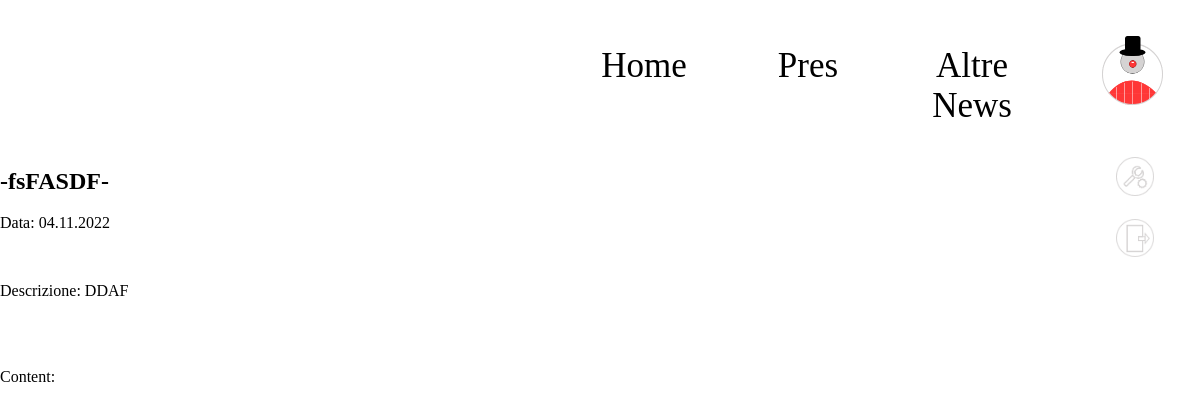
The app's page /pres/fsfasdf-q159c9 with its own data.
### blog/models.py (models this page shows, shortened)
class PresPost(db.Model):
    id = db.Column(db.Integer, primary_key=True)
    user_id = db.Column(db.Integer(), db.ForeignKey('user.id'), nullable=False)
    created_at = db.Column(db.DateTime, default=datetime.now)
    title = db.Column(db.String(120), nullable=False)
    slug = db.Column(db.String(250))
    description = db.Column(db.String(120))
    body1 = db.Column(db.Text, nullable=False)
    body2 = db.Column(db.Text)
    body3 = db.Column(db.Text)
    body4 = db.Column(db.Text)
    testimonial = db.Column(db.Text)
    testimonial2 = db.Column(db.Text)
    cover = db.Column(db.String(120))
    image1 = db.Column(db.String(120))
    image2 = db.Column(db.String(120))
    image3 = db.Column(db.String(120))

### blog/routes.py (the view)
@app.route("/pres/<string:post_slug>")
def pres_article(post_slug):
    post_instance = PresPost.query.filter_by(slug=post_slug).first_or_404()
    return render_template("article.html", post=post_instance)

### blog/templates/article.html (shortened to what this page needs)
{% extends "base.html" %}
{% block content %}
<h2>-{{post.title}}-</h2>
    <p>Data: {{post.created_at.strftime('%d.%m.%Y')}}</p><br>
    {% if post.description %}<p>Descrizione: {{post.description}}</p>{% endif %}
    <br><br>
    <p>Content: {{post.body}}</p>
{% endblock %}

### blog/static/style.css (style rules this page uses)
:root { --font_webeee: "SHELMAN"; --font_back: "Freehand575 BT"; --font_title: "Forte"; --font-account: "CASMIRA"; --font_menu: "Mistral"; --font_error: "Chiller"; --font_desc1: "Freehand521 BT"; --font_text: "Gabriola"; --font_bold: "JOAN"; --text_primary_color: black; --text_secondary_color: white; --ambeee: #FFAB40; --ambeee2: #B87711; --blueee: #091FEA; --blueee2: #1E1EB7; --red: #FF3737; --red2: #8F1111; --back_primary: white; --back_secondary: black; }
body { margin: 0; }

### records on screen
PresPost: title "fsFASDF", created_at "04.11.2022", description "DDAF"
